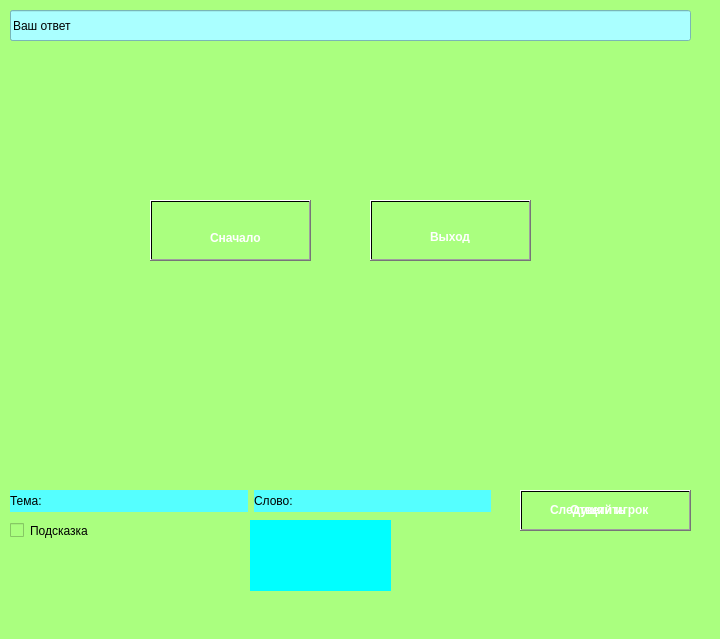
<?xml version="1.0" encoding="UTF-8"?>
<ui version="4.0">
 <class>MainWindow</class>
 <widget class="QMainWindow" name="MainWindow">
  <property name="geometry">
   <rect>
    <x>0</x>
    <y>0</y>
    <width>720</width>
    <height>639</height>
   </rect>
  </property>
  <property name="windowTitle">
   <string>Крокодил</string>
  </property>
  <property name="windowIcon">
   <iconset>
    <normaloff>ico.png</normaloff>ico.png</iconset>
  </property>
  <property name="autoFillBackground">
   <bool>false</bool>
  </property>
  <property name="styleSheet">
   <string notr="true">border-color: rgb(170, 255, 0);
background-color: rgb(170, 255, 127);</string>
  </property>
  <widget class="QWidget" name="centralwidget">
   <widget class="QPushButton" name="setColorbtn">
    <property name="geometry">
     <rect>
      <x>10</x>
      <y>10</y>
      <width>171</width>
      <height>31</height>
     </rect>
    </property>
    <property name="styleSheet">
     <string notr="true">background-color: rgb(170, 255, 255);</string>
    </property>
    <property name="text">
     <string>Изменить цвет</string>
    </property>
   </widget>
   <widget class="QPushButton" name="setSizebtn">
    <property name="geometry">
     <rect>
      <x>190</x>
      <y>10</y>
      <width>171</width>
      <height>31</height>
     </rect>
    </property>
    <property name="styleSheet">
     <string notr="true">background-color: rgb(170, 255, 255);</string>
    </property>
    <property name="text">
     <string>Изменить размер</string>
    </property>
   </widget>
   <widget class="QLabel" name="pix">
    <property name="geometry">
     <rect>
      <x>10</x>
      <y>60</y>
      <width>681</width>
      <height>431</height>
     </rect>
    </property>
    <property name="text">
     <string/>
    </property>
    <property name="pixmap">
     <pixmap>whiteback.png</pixmap>
    </property>
   </widget>
   <widget class="QPushButton" name="nextbtn">
    <property name="geometry">
     <rect>
      <x>520</x>
      <y>490</y>
      <width>171</width>
      <height>41</height>
     </rect>
    </property>
    <property name="styleSheet">
     <string notr="true">background-color: rgb(170, 255, 255);
background-color: qlineargradient(spread:pad, x1:0, y1:0, x2:1, y2:1, stop:0 rgba(0, 0, 0, 0), stop:1 rgba(255, 255, 255, 0));</string>
    </property>
    <property name="text">
     <string/>
    </property>
   </widget>
   <widget class="QPushButton" name="ansbtn">
    <property name="geometry">
     <rect>
      <x>520</x>
      <y>490</y>
      <width>171</width>
      <height>41</height>
     </rect>
    </property>
    <property name="styleSheet">
     <string notr="true">background-color: rgb(170, 170, 255);
background-color: qlineargradient(spread:pad, x1:0, y1:0, x2:1, y2:1, stop:0 rgba(0, 0, 0, 0), stop:1 rgba(255, 255, 255, 0));</string>
    </property>
    <property name="text">
     <string/>
    </property>
   </widget>
   <widget class="QLineEdit" name="ansln">
    <property name="geometry">
     <rect>
      <x>10</x>
      <y>10</y>
      <width>681</width>
      <height>31</height>
     </rect>
    </property>
    <property name="styleSheet">
     <string notr="true">background-color: rgb(170, 255, 255);</string>
    </property>
    <property name="text">
     <string>Ваш ответ</string>
    </property>
   </widget>
   <widget class="QWidget" name="layoutWidget">
    <property name="geometry">
     <rect>
      <x>10</x>
      <y>490</y>
      <width>481</width>
      <height>22</height>
     </rect>
    </property>
    <layout class="QHBoxLayout" name="horizontalLayout">
     <item>
      <widget class="QLabel" name="tema">
       <property name="styleSheet">
        <string notr="true">background-color: rgb(85, 255, 255);</string>
       </property>
       <property name="text">
        <string>Тема: </string>
       </property>
      </widget>
     </item>
     <item>
      <widget class="QLabel" name="slovo">
       <property name="styleSheet">
        <string notr="true">background-color: rgb(85, 255, 255);</string>
       </property>
       <property name="text">
        <string>Слово: </string>
       </property>
      </widget>
     </item>
    </layout>
   </widget>
   <widget class="QLabel" name="timer">
    <property name="geometry">
     <rect>
      <x>250</x>
      <y>520</y>
      <width>141</width>
      <height>71</height>
     </rect>
    </property>
    <property name="styleSheet">
     <string notr="true">background-color: rgb(0, 255, 255);
font: 18pt &quot;MS Shell Dlg 2&quot;;</string>
    </property>
    <property name="text">
     <string/>
    </property>
   </widget>
   <widget class="QCheckBox" name="hintCheck">
    <property name="geometry">
     <rect>
      <x>10</x>
      <y>520</y>
      <width>81</width>
      <height>21</height>
     </rect>
    </property>
    <property name="text">
     <string>Подсказка</string>
    </property>
   </widget>
   <widget class="QPushButton" name="restartbtn">
    <property name="geometry">
     <rect>
      <x>150</x>
      <y>200</y>
      <width>161</width>
      <height>61</height>
     </rect>
    </property>
    <property name="styleSheet">
     <string notr="true">background-color: qlineargradient(spread:pad, x1:0, y1:0.006, x2:1, y2:1, stop:0 rgba(0, 0, 0, 0), stop:1 rgba(255, 255, 255, 0));</string>
    </property>
    <property name="text">
     <string/>
    </property>
   </widget>
   <widget class="QPushButton" name="exitbtn">
    <property name="geometry">
     <rect>
      <x>370</x>
      <y>200</y>
      <width>161</width>
      <height>61</height>
     </rect>
    </property>
    <property name="styleSheet">
     <string notr="true">background-color: qlineargradient(spread:pad, x1:0, y1:0, x2:1, y2:1, stop:0 rgba(0, 0, 0, 0), stop:1 rgba(255, 255, 255, 0));</string>
    </property>
    <property name="text">
     <string/>
    </property>
   </widget>
   <widget class="QLabel" name="background">
    <property name="geometry">
     <rect>
      <x>0</x>
      <y>-20</y>
      <width>751</width>
      <height>641</height>
     </rect>
    </property>
    <property name="text">
     <string/>
    </property>
    <property name="pixmap">
     <pixmap>background.jpg</pixmap>
    </property>
    <property name="scaledContents">
     <bool>true</bool>
    </property>
   </widget>
   <widget class="QLabel" name="restartbtnpix">
    <property name="geometry">
     <rect>
      <x>150</x>
      <y>200</y>
      <width>161</width>
      <height>61</height>
     </rect>
    </property>
    <property name="text">
     <string/>
    </property>
    <property name="pixmap">
     <pixmap>button.png</pixmap>
    </property>
    <property name="scaledContents">
     <bool>true</bool>
    </property>
   </widget>
   <widget class="QLabel" name="restartbtntext">
    <property name="geometry">
     <rect>
      <x>210</x>
      <y>230</y>
      <width>51</width>
      <height>16</height>
     </rect>
    </property>
    <property name="styleSheet">
     <string notr="true">background-color: qlineargradient(spread:pad, x1:0, y1:0, x2:1, y2:1, stop:0 rgba(0, 0, 0, 0), stop:1 rgba(255, 255, 255, 0));</string>
    </property>
    <property name="text">
     <string>&lt;html&gt;&lt;head/&gt;&lt;body&gt;&lt;p&gt;&lt;span style=&quot; font-weight:600; color:#ffffff;&quot;&gt;Сначало&lt;/span&gt;&lt;/p&gt;&lt;/body&gt;&lt;/html&gt;</string>
    </property>
   </widget>
   <widget class="QLabel" name="exitbtnpix">
    <property name="geometry">
     <rect>
      <x>370</x>
      <y>200</y>
      <width>161</width>
      <height>61</height>
     </rect>
    </property>
    <property name="text">
     <string/>
    </property>
    <property name="pixmap">
     <pixmap>button.png</pixmap>
    </property>
    <property name="scaledContents">
     <bool>true</bool>
    </property>
   </widget>
   <widget class="QLabel" name="exitbtntext">
    <property name="geometry">
     <rect>
      <x>430</x>
      <y>230</y>
      <width>47</width>
      <height>13</height>
     </rect>
    </property>
    <property name="styleSheet">
     <string notr="true">background-color: qlineargradient(spread:pad, x1:0, y1:0, x2:1, y2:1, stop:0 rgba(0, 0, 0, 0), stop:1 rgba(255, 255, 255, 0));</string>
    </property>
    <property name="text">
     <string>&lt;html&gt;&lt;head/&gt;&lt;body&gt;&lt;p&gt;&lt;span style=&quot; font-weight:600; color:#ffffff;&quot;&gt;Выход&lt;/span&gt;&lt;/p&gt;&lt;/body&gt;&lt;/html&gt;</string>
    </property>
   </widget>
   <widget class="QLabel" name="nextbtnpix">
    <property name="geometry">
     <rect>
      <x>520</x>
      <y>490</y>
      <width>171</width>
      <height>41</height>
     </rect>
    </property>
    <property name="text">
     <string/>
    </property>
    <property name="pixmap">
     <pixmap>button_3.png</pixmap>
    </property>
    <property name="scaledContents">
     <bool>true</bool>
    </property>
   </widget>
   <widget class="QLabel" name="nextbtntext">
    <property name="geometry">
     <rect>
      <x>550</x>
      <y>500</y>
      <width>111</width>
      <height>20</height>
     </rect>
    </property>
    <property name="styleSheet">
     <string notr="true">background-color: qlineargradient(spread:pad, x1:0, y1:0, x2:1, y2:1, stop:0 rgba(0, 0, 0, 0), stop:1 rgba(255, 255, 255, 0));</string>
    </property>
    <property name="text">
     <string>&lt;html&gt;&lt;head/&gt;&lt;body&gt;&lt;p&gt;&lt;span style=&quot; font-size:9pt; font-weight:600; color:#ffffff;&quot;&gt;Следущий игрок&lt;/span&gt;&lt;/p&gt;&lt;/body&gt;&lt;/html&gt;</string>
    </property>
   </widget>
   <widget class="QLabel" name="ansbtnpix">
    <property name="geometry">
     <rect>
      <x>520</x>
      <y>490</y>
      <width>171</width>
      <height>41</height>
     </rect>
    </property>
    <property name="text">
     <string/>
    </property>
    <property name="pixmap">
     <pixmap>button_3.png</pixmap>
    </property>
    <property name="scaledContents">
     <bool>true</bool>
    </property>
   </widget>
   <widget class="QLabel" name="ansbtntext">
    <property name="geometry">
     <rect>
      <x>570</x>
      <y>500</y>
      <width>61</width>
      <height>20</height>
     </rect>
    </property>
    <property name="styleSheet">
     <string notr="true">background-color: qlineargradient(spread:pad, x1:0, y1:0, x2:1, y2:1, stop:0 rgba(0, 0, 0, 0), stop:1 rgba(255, 255, 255, 0));</string>
    </property>
    <property name="text">
     <string>&lt;html&gt;&lt;head/&gt;&lt;body&gt;&lt;p&gt;&lt;span style=&quot; font-size:9pt; font-weight:600; color:#ffffff;&quot;&gt;Ответить&lt;/span&gt;&lt;/p&gt;&lt;/body&gt;&lt;/html&gt;</string>
    </property>
   </widget>
   <zorder>background</zorder>
   <zorder>ansbtnpix</zorder>
   <zorder>pix</zorder>
   <zorder>nextbtnpix</zorder>
   <zorder>ansbtntext</zorder>
   <zorder>nextbtntext</zorder>
   <zorder>exitbtnpix</zorder>
   <zorder>exitbtntext</zorder>
   <zorder>restartbtnpix</zorder>
   <zorder>restartbtntext</zorder>
   <zorder>setColorbtn</zorder>
   <zorder>setSizebtn</zorder>
   <zorder>nextbtn</zorder>
   <zorder>ansbtn</zorder>
   <zorder>ansln</zorder>
   <zorder>layoutWidget</zorder>
   <zorder>timer</zorder>
   <zorder>hintCheck</zorder>
   <zorder>restartbtn</zorder>
   <zorder>exitbtn</zorder>
  </widget>
  <widget class="QMenuBar" name="menubar">
   <property name="geometry">
    <rect>
     <x>0</x>
     <y>0</y>
     <width>720</width>
     <height>21</height>
    </rect>
   </property>
  </widget>
  <widget class="QStatusBar" name="statusbar"/>
 </widget>
 <resources/>
 <connections/>
</ui>
